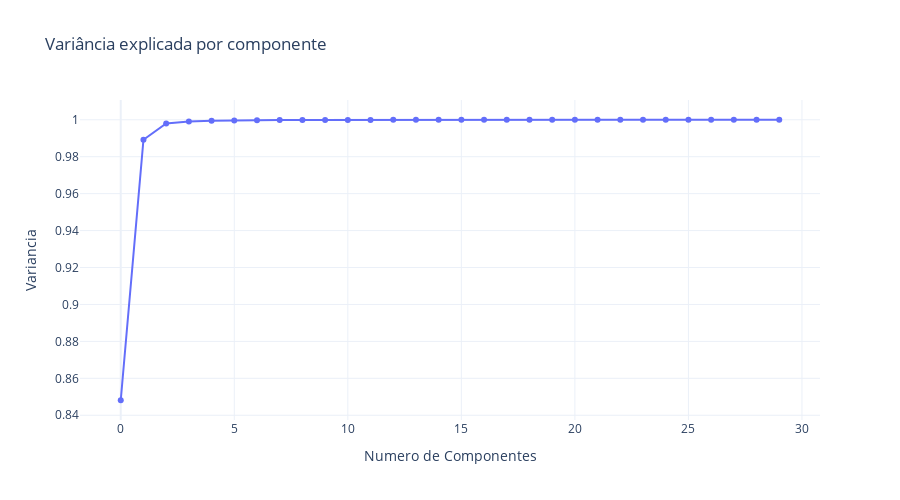

Notebook source saved alongside this figure:
### Markdown cell above
A variável "explained_var" calcula a soma cumulativa de todos os componentes em ordem decrescente até chegarmos a um. Podemos usar isso para entender quantos componentes principais precisamos para explicar a variância nos dados, aumentando assim a precisão do nosso modelo.

### Code cell
fig = go.Figure()
fig.add_trace(
    go.Scatter(
        x = np.arange(len(explained_var)),
        y=explained_var,
        mode='markers+lines'
    )
)

fig.update_layout(title='Variância explicada por componente',
                  xaxis_title='Numero de Componentes',
                  yaxis_title='Variancia',
                  template='plotly_white',
                  width = 900, 
                  height = 500,
                  legend=dict(orientation="h"),)

fig.show()

### Figure 1 — Plotly figure (JSON) as saved in the notebook; plotly's stock layout.template omitted (floating-point values rounded to 4 significant figures)
{"data": [{"mode": "markers+lines", "type": "scatter", "x": [0, 1, 2, 3, 4, 5, 6, 7, 8, 9, 10, 11, 12, 13, 14, 15, 16, 17, 18, 19, 20, 21, 22, 23, 24, 25, 26, 27, 28, 29], "y": [0.8481, 0.9892, 0.998, 0.999, 0.9994, 0.9996, 0.9997, 0.9998, 0.9998, 0.9999, 0.9999, 0.9999, 0.9999, 1.0, 1.0, 1.0, 1.0, 1.0, 1.0, 1.0, 1.0, 1.0, 1.0, 1.0, 1.0, 1.0, 1.0, 1.0, 1.0, 1.0]}], "layout": {"height": 500, "legend": {"orientation": "h"}, "title": {"text": "Variância explicada por componente"}, "width": 900, "xaxis": {"title": {"text": "Numero de Componentes"}}, "yaxis": {"title": {"text": "Variancia"}}}}
